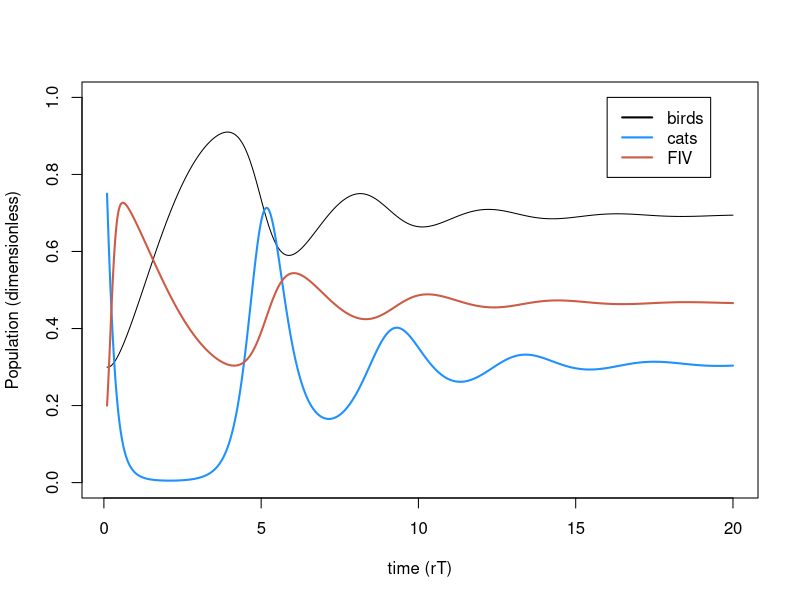
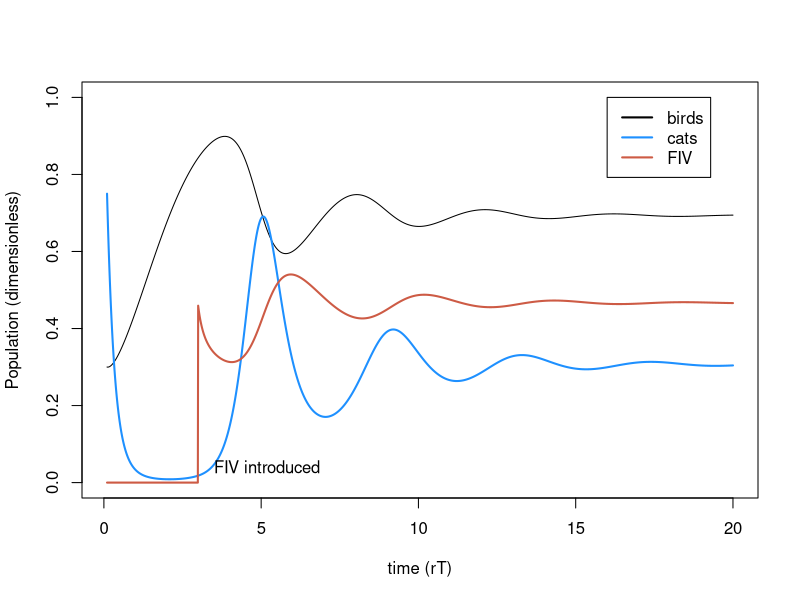
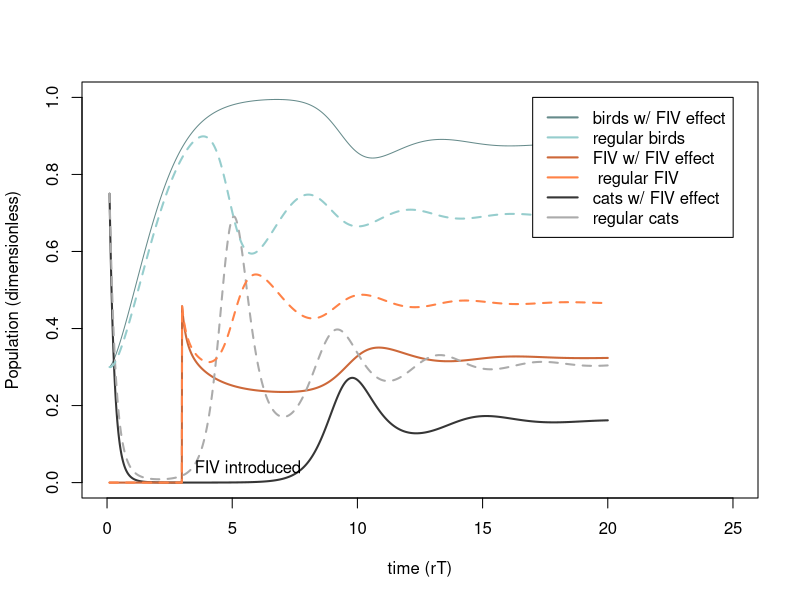
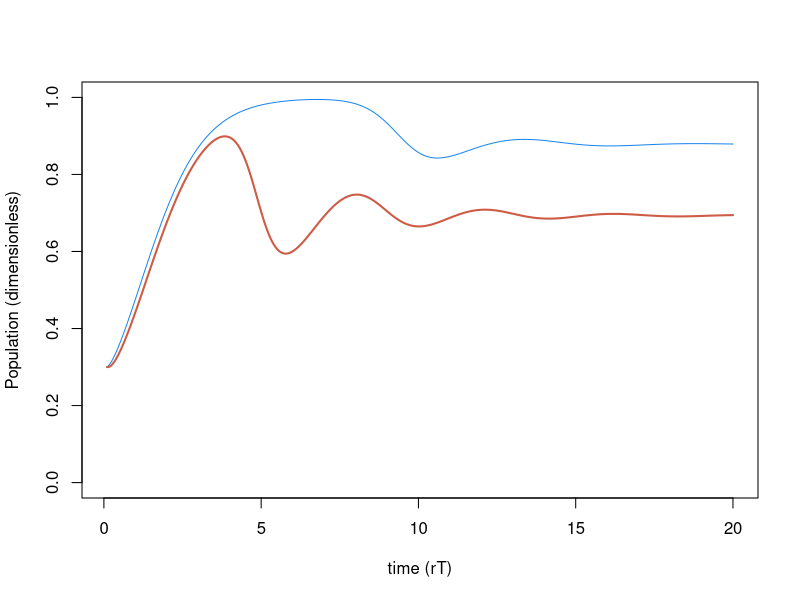
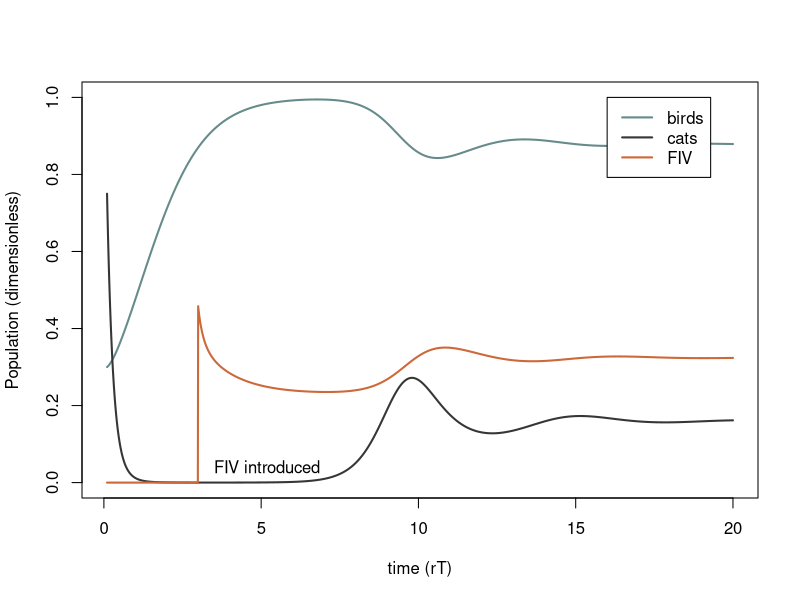
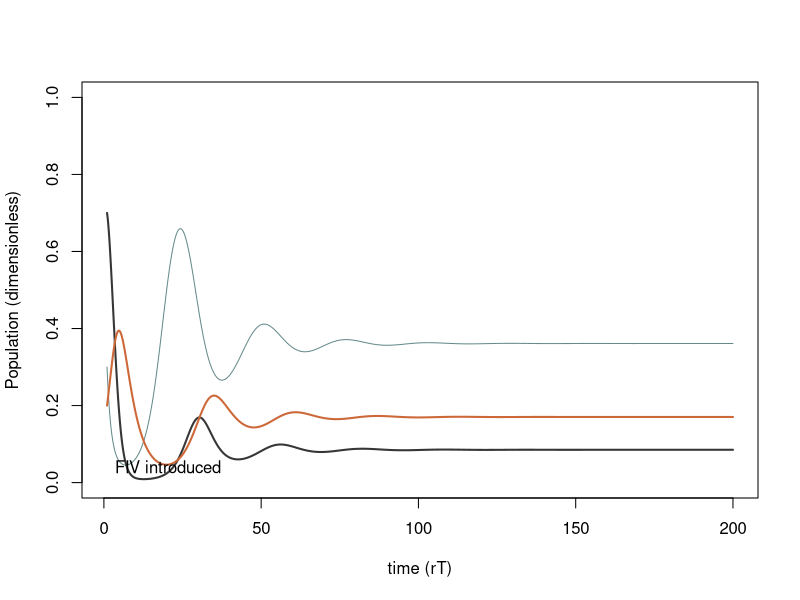
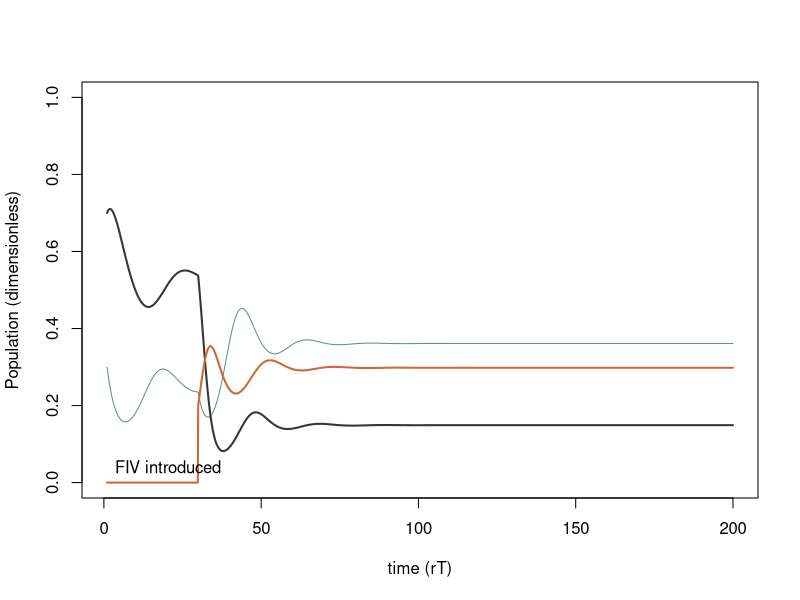
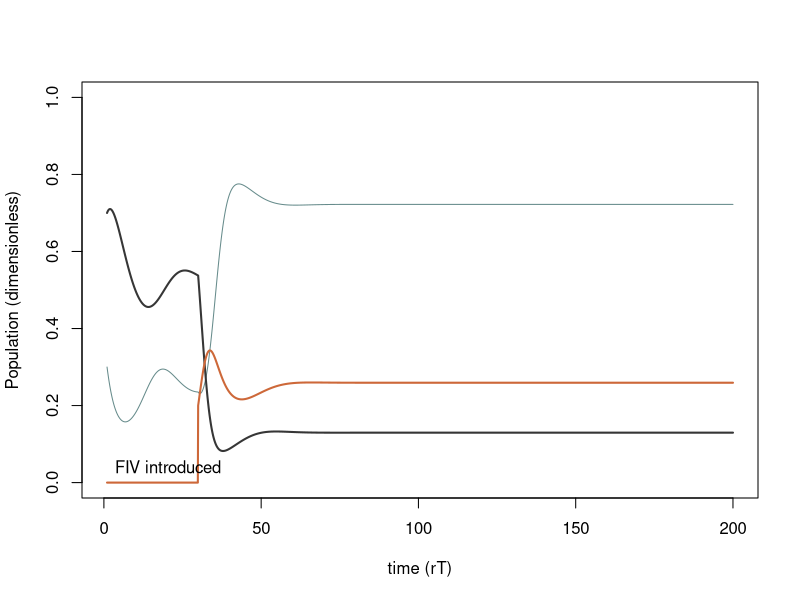

Reproduce these figures in R, in order.
## ---- chunk 1
##Variables
#N.v <- NaN    ## population size for victims (birds)
#N.p <- NaN    ## population size for predators (cats)
t.time.set <- seq(1, 200, length.out= 2000) ## time



r.v <- 0.1          # per capita growth rate of birds in the model
a <- 0.03           # trophic conversion efficiency of cats
d.p <- 0.6          # natural per capita death rate of cats
beta.pm <- 1.5      # contact rate for proportionate mixing
delta <- 0.2        # virulence

#core equations
#B <- N.v/K
#C <- N.p*u/r.v
t.set <- r.v*t.time.set

#dimensionless parameters
sigma.pm <- beta.pm/r.v
e <- 10
m <- d.p/r.v
alpha <- delta/r.v

## ---- chunk 2
B.simu1 <- NaN*t.set 
  B.simu1[1] <- .3
C.simu1 <- NaN*t.set
  C.simu1[1] <- .75
I.simu1 <- NaN*t.set
 I.simu1[1] <- 0.2

#for PM
for(i in 2:length(t.set)){
  
  dt <- t.set[i]-t.set[i-1]
  B <- B.simu1[i-1]
  C <- C.simu1[i-1]
  I <- I.simu1[i-1]
  
  dB <- (B*(1-B) -B*C) *dt
  dC <- (e*B*C - m*C - alpha*C*I)*dt
  dI <- (((sigma.pm - alpha)* (1-I) - e*B)*I) *dt
  
  B.simu1[i] <- B + dB
  C.simu1[i] <- C + dC
  I.simu1[i] <- I + dI
}

  
plot(t.set, B.simu1, type= "l", ylim= c(0, 1), ylab="Population (dimensionless)", xlab="time (rT)")  
lines(t.set,C.simu1,lwd=2,col='dodgerblue')
lines(t.set, I.simu1, lwd = 2, col= "coral3")
legend(x=16,y=1, col = c("black","dodgerblue","coral3"), lty=1,lwd=2,legend = c("birds", "cats", "FIV"))

## ---- chunk 3
B.simu2 <- NaN*t.set 
  B.simu2[1] <- .3
C.simu2 <- NaN*t.set
  C.simu2[1] <- .75
I.simu2 <- NaN*t.set
# I.simu2[1] <- 0
## ---- chunk 4
#for PM
for(i in 2:length(t.set)){
  
  	if(t.set[i] < 3){I.simu2[i-1] <- 0 } else { 
  	  if(t.set[i] == 3) {I.simu2[i-1] <- 0.2} else { I<- I.simu2[i-1]}}
	
  dt <- t.set[i]-t.set[i-1]
  B <- B.simu2[i-1]
  C <- C.simu2[i-1]
  #I.simu2[i-1]
  
  dB <- (B*(1-B) -B*C) *dt
  dC <- (e*B*C - m*C - alpha*C*I)*dt
  dI <- (((sigma.pm - alpha)* (1-I) - e*B)*I) *dt
  
  B.simu2[i] <- B + dB
  C.simu2[i] <- C + dC
  I.simu2[i] <- I + dI
}

plot(t.set, B.simu2, type= "l", ylim= c(0, 1), ylab="Population (dimensionless)", xlab="time (rT)")  
lines(t.set,C.simu2,lwd=2,col='dodgerblue')
lines(t.set, I.simu2, lwd = 2, col= "coral3")
legend(x=16,y=1, col = c("black","dodgerblue","coral3"), lty=1,lwd=2,legend = c("birds", "cats", "FIV"))
text(x=3.5, y=0.04, adj=0, label="FIV introduced")
## ---- chunk 5
l <- 0.25 #percent activity of sick cats (lathargy)
#for PM
B.simu3 <- NaN*t.set 
  B.simu3[1] <- .3
C.simu3 <- NaN*t.set
  C.simu3[1] <- .75
I.simu3 <- NaN*t.set
#I.simu3[1] <- 0

for(i in 2:length(t.set)){
  
  	if(t.set[i] < 3){I.simu3[i-1] <- 0 } else { 
  	  if(t.set[i] == 3) {I.simu3[i-1] <- 0.2} else { I<- I.simu3[i-1]}}
	
  dt <- t.set[i]-t.set[i-1]
  B <- B.simu3[i-1]
  C <- C.simu3[i-1]
  #I.simu3[i-1]
  
  dB <- (B*(1-B) -B*C*(1-I) - l*B*I*C ) *dt
  dC <- (e*(B*C*(1-I) + l*B*I*C) - m*C - alpha*C*I)*dt
  dI <- (((sigma.pm - alpha)* (1-I) - e*B)*I) *dt
  
  B.simu3[i] <- B + dB
  C.simu3[i] <- C + dC
  I.simu3[i] <- I + dI
}

plot(t.set, B.simu3, type= "l", ylim= c(0, 1), xlim=c(0, 25), ylab="Population (dimensionless)", xlab="time (rT)", col='paleturquoise4')  
lines(t.set,C.simu3,lwd=2,col='gray21')
lines(t.set, I.simu3, lwd = 2, col= "sienna3")
lines(t.set,C.simu2,lwd=2, lty= 2, col='gray67')
lines(t.set, I.simu2, lwd = 2,lty= 2, col= "sienna1")
lines(t.set,B.simu2,lwd=2,lty= 2, col='paleturquoise3')

legend(x=17,y=1, col = c("paleturquoise4","paleturquoise3","sienna3", "sienna1", "gray21", "gray67"), lty=1,lwd=2,legend = c("birds w/ FIV effect", "regular birds", "FIV w/ FIV effect", " regular FIV", "cats w/ FIV effect", "regular cats"))
text(x=3.5, y=0.04, adj=0, label="FIV introduced")




plot(t.set, B.simu3,type= "l", ylim= c(0, 1), ylab="Population (dimensionless)", xlab="time (rT)", col= 'Dodgerblue2')
lines(t.set, B.simu2, lwd=2, col= 'coral3')



plot(t.set, B.simu3, type= "l", ylim= c(0, 1), lwd=2, ylab="Population (dimensionless)", xlab="time (rT)", col='paleturquoise4')  
lines(t.set,C.simu3,lwd=2,col='gray21')
lines(t.set, I.simu3, lwd = 2, col= "sienna3")

legend(x=16,y=1, col = c("paleturquoise4","gray21","sienna3"), lty=1,lwd=2,legend = c("birds", "cats", "FIV"))
text(x=3.5, y=0.04, adj=0, label="FIV introduced")

## ---- chunk 6
# In dimensional form

mu <- 1 #not given
a <- 0.6 #trophic conversion
d <- 0.15 #per capita death
beta.pm <- .75 #pm contact rate
delta <- .1 # virulence
K<- 1
r<- .4

l <- 0.25 #percent activity of sick cats (lathargy)
#for PM
N.simu4 <- NaN*t.time.set 
  N.simu4[1] <- .3
S.simu4 <- NaN*t.time.set
  S.simu4[1] <- .7
I.simu4 <- NaN*t.time.set
  I.simu4[1] <- .2

for(i in 2:length(t.time.set)){
  
	
  dt <- t.time.set[i]-t.time.set[i-1]
  N <- N.simu4[i-1]
  S <- S.simu4[i-1]
  I <- I.simu4[i-1]
  
  P <- S + I
  
  dN <- (r*N*(1-N/K)-mu*N*P) * dt
  dS <- ((a*mu*N*P)-(d*S) - (beta.pm*(S*I/P))) * dt
  dI <- (beta.pm* (S*I/P) - d*I -delta*I) * dt
  
  N.simu4[i] <- N + dN
  S.simu4[i] <- S + dS
  I.simu4[i] <- I + dI
 }

plot(t.time.set, N.simu4, type= "l", ylim= c(0,1), ylab="Population (dimensionless)", xlab="time (rT)", col='paleturquoise4')  
lines(t.time.set,S.simu4,lwd=2,col='gray21')
lines(t.time.set, I.simu4, lwd = 2, col= "sienna3")


legend(x=150,y=10, col = c("paleturquoise4","sienna3", "gray21" ), lty=1,lwd=2,legend = c( "regular birds",  " regular FIV", "regular cats"))
text(x=3.5, y=0.04, adj=0, label="FIV introduced")





## ---- chunk 7
mu <- 1 #predation rate
a <- 0.6 #trophic conversion
d <- 0.15 #per capita death
#beta.pm <- .33 #pm contact rate
#delta <- .16 # virulence
K<- 1
r<- .7

l <- 0.25 #percent activity of sick cats (lathargy)
#for PM
N.simu6 <- NaN*t.time.set 
  N.simu6[1] <- .3
S.simu6 <- NaN*t.time.set
  S.simu6[1] <- .7
I.simu6 <- NaN*t.time.set
 # I.simu6[1] <- .0

for(i in 2:length(t.time.set)){
  
 if(t.time.set[i] < 30){I.simu6[i-1] <- 0 } else { 
  	 if((t.time.set[i] > 30.068533) &&(t.time.set[i] < 30.168082)) {I.simu6[i-1] <- 0.2} else {}}
	
  dt <- t.time.set[i]-t.time.set[i-1]
  N <- N.simu6[i-1]
  S <- S.simu6[i-1]
  I <- I.simu6[i-1]
  P <- S + I
  
  dN <- (r*N*(1-N/K)-mu*N*P) * dt
  dS <- ((a*mu*N*P)-(d*S) - (beta.pm*(S*I/P))) * dt
  dI <- (beta.pm* (S*I/P) - d*I -delta*I) * dt
  
  N.simu6[i] <- N + dN
  S.simu6[i] <- S + dS
  I.simu6[i] <- I + dI
 }

plot(t.time.set, N.simu6, type= "l", ylim= c(0,1),ylab="Population (dimensionless)", xlab="time (rT)", col='paleturquoise4')  
lines(t.time.set, S.simu6,lwd=2,col='gray21')
lines(t.time.set, I.simu6, lwd = 2, col= "sienna3")


legend(x=150,y=10, col = c("paleturquoise4","sienna3", "gray21" ), lty=1,lwd=2,legend = c( "regular birds",  " regular FIV", "regular cats"))
text(x=3.5, y=0.04, adj=0, label="FIV introduced")


## ---- chunk 8
#NOW WITH LETHARGY
mu <- 1 #predation rate
a <- 0.6 #trophic conversion
d <- 0.15 #per capita death
#beta.pm <- .33 #pm contact rate
#delta <- .16 # virulence
K<- 1
r<- .7

l <- 0.25 #percent activity of sick cats (lathargy)
#for PM
N.simu7 <- NaN*t.time.set 
  N.simu7[1] <- .3
S.simu7 <- NaN*t.time.set
  S.simu7[1] <- .7
I.simu7 <- NaN*t.time.set
 # I.simu7[1] <- .0

for(i in 2:length(t.time.set)){
  
 if(t.time.set[i] < 30){I.simu7[i-1] <- 0 } else { 
  	 if((t.time.set[i] > 30.068533) &&(t.time.set[i] < 30.168082)) {I.simu7[i-1] <- 0.2} else {}}
	
  dt <- t.time.set[i]-t.time.set[i-1]
  N <- N.simu7[i-1]
  S <- S.simu7[i-1]
  I <- I.simu7[i-1]
  P <- S + I
  
  dN <- (r*N*(1-N/K)-mu*N*S - mu*l*N*I) * dt
  dS <- (a*N*((mu*S)+(mu*l*I))-(d*S) - (beta.pm*(S*I/P))) * dt
  dI <- (beta.pm* (S*I/P) - d*I -delta*I) * dt
  
  N.simu7[i] <- N + dN
  S.simu7[i] <- S + dS
  I.simu7[i] <- I + dI
 }

plot(t.time.set, N.simu7, type= "l", ylim= c(0,1),ylab="Population (dimensionless)", xlab="time (rT)", col='paleturquoise4')  
lines(t.time.set, S.simu7,lwd=2,col='gray21')
lines(t.time.set, I.simu7, lwd = 2, col= "sienna3")


legend(x=150,y=10, col = c("paleturquoise4","sienna3", "gray21" ), lty=1,lwd=2,legend = c( "regular birds",  " regular FIV", "regular cats"))
text(x=3.5, y=0.04, adj=0, label="FIV introduced")

## ---- chunk 9
Yset <- seq(8,15,length.out = 50)

B.starset <- NaN*Yset
C.starset <- NaN*Yset
I.starset <- NaN*Yset

for(j in 1:length(Yset)){ 
	Y <- Yset[j] 
	
	B.simu8 <- NaN*t.set
	B.simu8[1] <- 0.3
	C.simu8 <- NaN*t.set
	C.simu8[1] <- 0.75
	I.simu8 <- NaN*t.set
	I.simu8[1] <- 0.2
	
	
	for(i in 2:length(t.set)){ 
		dt <- t.set[i]-t.set[i-1] 
		B <- B.simu8[i-1]
		C <- C.simu8[i-1]
		I <- I.simu8[i-1]

	  dB <- (B*(1-B) -B*C) *dt
    dC <- (e*B*C - m*C - alpha*C*I)*dt
    dI <- (((Y - alpha)* (1-I) - e*B)*I) *dt
		
    B.simu8[i] <- B + dB
    C.simu8[i] <- C + dC
    I.simu8[i] <- I + dI
	}
	
	
	B.starset[j] <- B.simu8[length(t.set)]
	C.starset[j] <- C.simu8[length(t.set)]
	I.starset[j] <- I.simu8[length(t.set)]
	
	
}

plot(Yset, B.starset, type= 'l', lwd=2,col="paleturquoise4",las=1,xlab='Predator mixing, sigma.pm',ylab='Stable equilibria of populations', ylim = c(0,1) )
lines(Yset, C.starset, col="gray21", lwd=2)
lines(Yset, I.starset, col="sienna3", lwd=2)
legend(x=8,y=1.0, col = c("paleturquoise4","gray21","sienna3"), lty=1,lwd=2,legend = c("birds", "cats", "FIV"))
